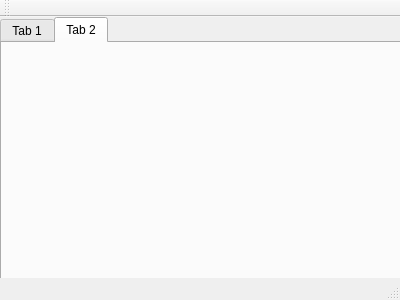
<?xml version="1.0" encoding="UTF-8"?>
<ui version="4.0">
 <class>MainWindow</class>
 <widget class="QMainWindow" name="MainWindow">
  <property name="geometry">
   <rect>
    <x>0</x>
    <y>0</y>
    <width>400</width>
    <height>300</height>
   </rect>
  </property>
  <property name="windowTitle">
   <string>MainWindow</string>
  </property>
  <widget class="QWidget" name="centralWidget">
   <widget class="QTabWidget" name="tabWidget">
    <property name="geometry">
     <rect>
      <x>0</x>
      <y>0</y>
      <width>431</width>
      <height>281</height>
     </rect>
    </property>
    <property name="currentIndex">
     <number>1</number>
    </property>
    <widget class="QWidget" name="tab">
     <attribute name="title">
      <string>Tab 1</string>
     </attribute>
    </widget>
    <widget class="QWidget" name="tab_2">
     <attribute name="title">
      <string>Tab 2</string>
     </attribute>
     <widget class="QStackedWidget" name="stackedWidget">
      <property name="geometry">
       <rect>
        <x>190</x>
        <y>120</y>
        <width>120</width>
        <height>80</height>
       </rect>
      </property>
      <property name="currentIndex">
       <number>0</number>
      </property>
      <widget class="QWidget" name="page"/>
      <widget class="QWidget" name="page_2"/>
     </widget>
    </widget>
   </widget>
  </widget>
  <widget class="QMenuBar" name="menuBar">
   <property name="geometry">
    <rect>
     <x>0</x>
     <y>0</y>
     <width>400</width>
     <height>21</height>
    </rect>
   </property>
  </widget>
  <widget class="QToolBar" name="mainToolBar">
   <attribute name="toolBarArea">
    <enum>TopToolBarArea</enum>
   </attribute>
   <attribute name="toolBarBreak">
    <bool>false</bool>
   </attribute>
  </widget>
  <widget class="QStatusBar" name="statusBar"/>
 </widget>
 <layoutdefault spacing="6" margin="11"/>
 <resources/>
 <connections/>
</ui>
